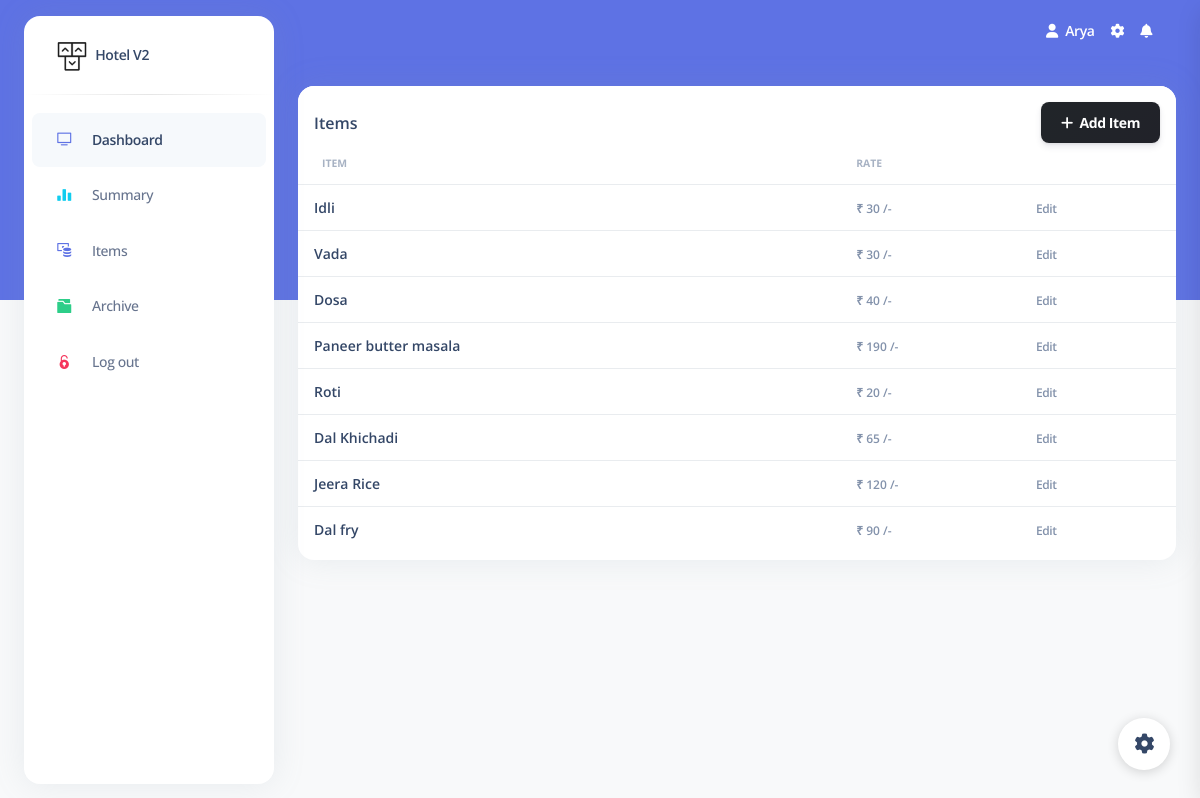
The page /items (signed in) on the database its author committed.
### app.py (models this page shows, shortened)
class user_details(db.Model, UserMixin):
    id = db.Column(db.Integer, unique=True, nullable=False, primary_key=True, autoincrement=True)
    name = db.Column(db.String(80), nullable=False)
    surname = db.Column(db.String(80))
    username = db.Column(db.String(80), unique=True, nullable=False)
    email = db.Column(db.String(120), unique=True)
    password = db.Column(db.String(80), nullable=False)
    phone = db.Column(db.Integer)
    role = db.Column(db.String(120), nullable=False)
    date_created = db.Column(db.DateTime, default=datetime.utcnow)

class items(db.Model):
    item_id = db.Column(db.Integer, unique=True, nullable=False, autoincrement=True, primary_key=True)
    name = db.Column(db.String(80), nullable=False)
    rate = db.Column(db.String(80), nullable=False)
    category = db.Column(db.String(120))
    sales = db.Column(db.String(120), nullable=False)

### app.py (the view)
    @app.route('/items', methods=['GET'])
    @login_required
    def owner_items():
        items_list = items.query.all()
        data = {
            'items_list': items_list
        }
        return render_template('items.html', data=data)

### app.py (called while the page is built)
@login_manager.user_loader
def user_loader(id):
    return user_details.query.get(id)

### templates/items.html (shortened to what this page needs)
{% extends 'base.html' %}
{% block content %}
    <div class="container-fluid py-4">
        <div class="row">
            <div class="col-12">
              <div class="card mb-4">
                <div class="card-header pb-0 p-3">
                  <div class="row">
                    <div class="col-6 d-flex align-items-center">
                      <h6 class="mb-0">Items</h6>
                    </div>
                    <div class="col-6 text-end">
<button type="button" class="btn bg-gradient-dark mb-0" data-bs-toggle="modal" data-bs-target="#add_item">
  <i class="fas fa-plus"></i>&nbsp;&nbsp;Add Item
</button>
                    </div>
                  </div>
                </div>
                <div class="card-body px-0 pt-0 pb-2">
                  <div class="table-responsive p-0">
                    <table class="table align-items-center mb-0">
                      <thead>
                        <tr>
                          <th class="text-uppercase text-secondary text-xxs font-weight-bolder opacity-7">Item</th>
                          <th class="text-uppercase text-secondary text-xxs font-weight-bolder opacity-7 ps-2">Rate</th>
                          <th class="text-secondary opacity-7"></th>
                        </tr>
                      </thead>
                      <tbody>
                        {% for item in data['items_list'] %}
                        <tr>
                          <td>
                            <div class="d-flex px-2 py-1">
                              <div class="d-flex flex-column justify-content-center">
                                <h6 class="mb-0 text-sm">{{ item.name }}</h6>
                              </div>
                            </div>
                          </td>
                          <td class="align-middle">
                            <span class="text-secondary text-xs font-weight-bold">₹ {{ item.rate }} /-</span>
                          </td>
                          <td class="align-middle">
                            <a class="text-secondary font-weight-bold text-xs" data-bs-toggle="modal" data-bs-target="#modal{{ item.item_id }}">
                              Edit
                            </a>
                            </div>
                          </td>
                        </tr>
                        {% endfor %}
{% endblock %}

### templates/base.html (shortened to what this page needs)
<!DOCTYPE html>
<html lang="en">
<head>
  <link href="{{ url_for('static', filename='css/nucleo-icons.css') }}" rel="stylesheet" />
  <link href="{{ url_for('static', filename='css/nucleo-svg.css') }}" rel="stylesheet" />
<link rel="stylesheet" href="https://cdnjs.cloudflare.com/ajax/libs/selectize.js/0.12.6/css/selectize.bootstrap3.min.css" />
  <link href="{{ url_for('static', filename='css/nucleo-svg.css') }}" rel="stylesheet" />
  <link id="pagestyle" href="{{ url_for('static', filename='css/argon-dashboard.css') }}" rel="stylesheet" />
</head>
<body class="g-sidenav-show   bg-gray-100">
  <aside class="sidenav bg-white navbar navbar-vertical navbar-expand-xs border-0 border-radius-xl my-3 fixed-start ms-4 " id="sidenav-main">
    <div class="sidenav-header">
      <a class="navbar-brand m-0" href=" https://demos.creative-tim.com/argon-dashboard/pages/dashboard.html " target="_blank">
        <img src="{{ url_for('static', filename='img/logo-ct-dark.png') }}" class="navbar-brand-img h-100" alt="main_logo">
        <span class="ms-1 font-weight-bold">Hotel V2</span>
      </a>
    </div>
    <hr class="horizontal dark mt-0">
    <div class="collapse navbar-collapse  w-auto " id="sidenav-collapse-main">
      <ul class="navbar-nav">
        <li class="nav-item">
          <a class="nav-link active" href="/dashboard">
            <div class="icon icon-shape icon-sm border-radius-md text-center me-2 d-flex align-items-center justify-content-center">
              <i class="ni ni-tv-2 text-primary text-sm opacity-10"></i>
            </div>
            <span class="nav-link-text ms-1">Dashboard</span>
          </a>
        </li>
      <li class="nav-item">
          <a class="nav-link {% block summary %}{% endblock %}" href="/summary">
            <div class="icon icon-shape icon-sm border-radius-md text-center me-2 d-flex align-items-center justify-content-center">
              <i class="ni ni-chart-bar-32 text-info text-sm opacity-10"></i>
            </div>
            <span class="nav-link-text ms-1">Summary</span>
          </a>
        </li>
      <li class="nav-item">
          <a class="nav-link {% block items %}{% endblock %}" href="/items">
            <div class="icon icon-shape icon-sm border-radius-md text-center me-2 d-flex align-items-center justify-content-center">
              <i class="ni ni-money-coins text-primary text-sm opacity-10"></i>
            </div>
            <span class="nav-link-text ms-1">Items</span>
          </a>
        </li>
      <li class="nav-item">
          <a class="nav-link {% block archive %}{% endblock %}" href="/archive_item">
            <div class="icon icon-shape icon-sm border-radius-md text-center me-2 d-flex align-items-center justify-content-center">
              <i class="ni ni-folder-17 text-success text-sm opacity-10"></i>
            </div>
            <span class="nav-link-text ms-1">Archive</span>
          </a>
        </li>
      <li class="nav-item">
          <a class="nav-link " href="/logout">
            <div class="icon icon-shape icon-sm border-radius-md text-center me-2 d-flex align-items-center justify-content-center">
              <i class="ni ni-lock-circle-open text-danger text-sm opacity-10"></i>
            </div>
            <span class="nav-link-text ms-1">Log out</span>
          </a>
        </li>
      </ul>
    </div>
  </aside>
  <main class="main-content position-relative border-radius-lg ">
    <nav class="navbar navbar-main navbar-expand-lg px-0 mx-4 shadow-none border-radius-xl " id="navbarBlur" data-scroll="false">
      <div class="container-fluid py-1 px-3">
        <div class="collapse navbar-collapse mt-sm-0 mt-2 me-md-0 me-sm-4" id="navbar">
          <ul class="navbar-nav  justify-content-end">
            <li class="nav-item d-flex align-items-center">
              <a href="javascript:;" class="nav-link text-white font-weight-bold px-0">
                <i class="fa fa-user me-sm-1"></i>
                <span class="d-sm-inline d-none">{{ current_user.name }}</span>
              </a>
            </li>
            <li class="nav-item px-3 d-flex align-items-center">
              <a href="javascript:;" class="nav-link text-white p-0">
                <i class="fa fa-cog fixed-plugin-button-nav cursor-pointer"></i>
              </a>
            </li>
            <li class="nav-item dropdown pe-2 d-flex align-items-center">
              <a href="javascript:;" class="nav-link text-white p-0" id="dropdownMenuButton" data-bs-toggle="dropdown" aria-expanded="false">
                <i class="fa fa-bell cursor-pointer"></i>
              </a>
            </li>
          </ul>
        </div>
      </div>
    </nav>
    {% block content %}
    {% endblock %}
  </main>
  <div class="fixed-plugin">
    <a class="fixed-plugin-button text-dark position-fixed px-3 py-2">
      <i class="fa fa-cog py-2"> </i>
    </a>
  </div>
</body>
</html>

### static/css/nucleo-svg.css (style rules this page uses)
.icon { display: inline-block; color: #111111; height: 1em; width: 1em; }
.icon-sm { height: 0.8em; width: 0.8em; }
.icon { fill: currentColor; stroke: none; }

### rows shown on the page
user_details: name "Arya"
items: name "Idli", rate "30"
items: name "Vada", rate "30"
items: name "Dosa", rate "40"
items: name "Paneer butter masala", rate "190"
items: name "Roti", rate "20"
items: name "Dal Khichadi", rate "65"
items: name "Jeera Rice", rate "120"
items: name "Dal fry", rate "90"
